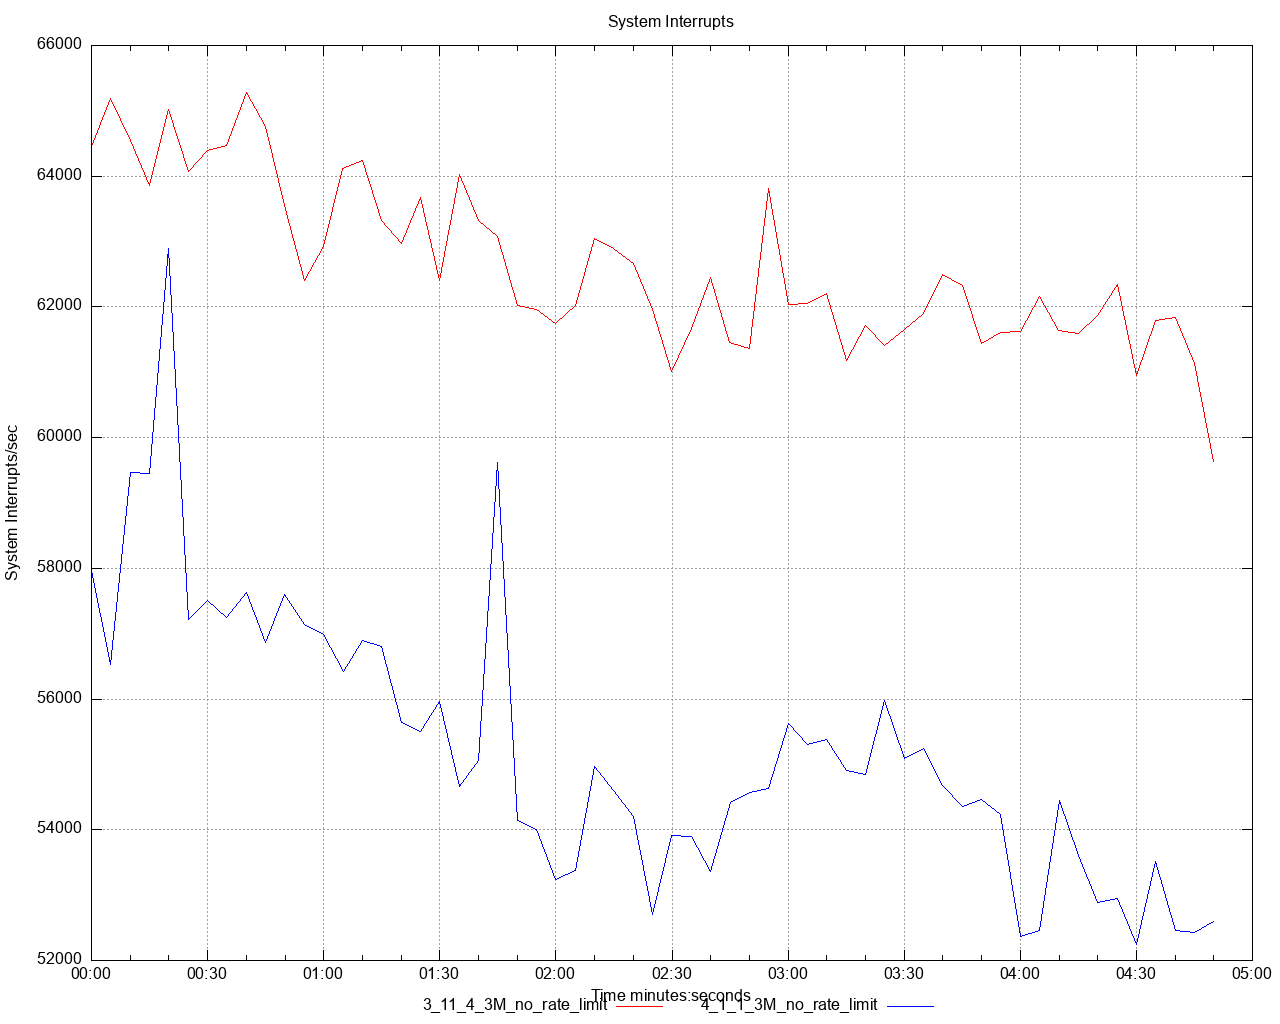

The script that saved this image:
set title 'System Interrupts' noenhanced
set style data lines
set datafile separator ","
set terminal png size 1280,1024
set grid
set key below
set xdata time
set timefmt "%s"
offset = 0
t0(x)=(offset=($0==0) ? x : offset, x - offset)
set xlabel 'Time minutes:seconds'
set ylabel 'System Interrupts/sec'
set output '/Users/ahmet.mircik/simulator/tests/report_3M_no_rate_limit/dstat/system_interrupts_A2.png'
plot \
   '/Users/ahmet.mircik/simulator/tests/report_3M_no_rate_limit/data/system_interrupts_A2_1.data' using (t0(timecolumn(1))):2 title "3_11_4_3M_no_rate_limit" noenhanced lt rgb "red", \
   '/Users/ahmet.mircik/simulator/tests/report_3M_no_rate_limit/data/system_interrupts_A2_2.data' using (t0(timecolumn(1))):2 title "4_1_1_3M_no_rate_limit" noenhanced lt rgb "blue", \
